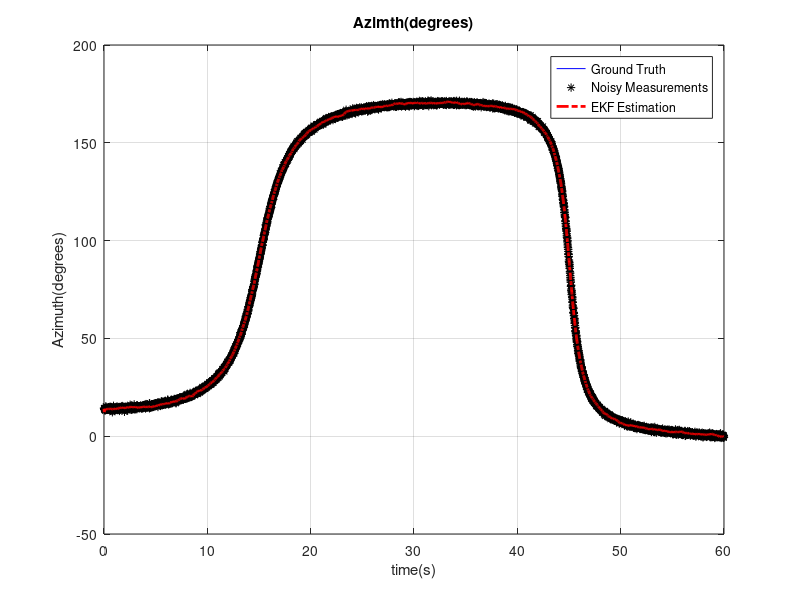
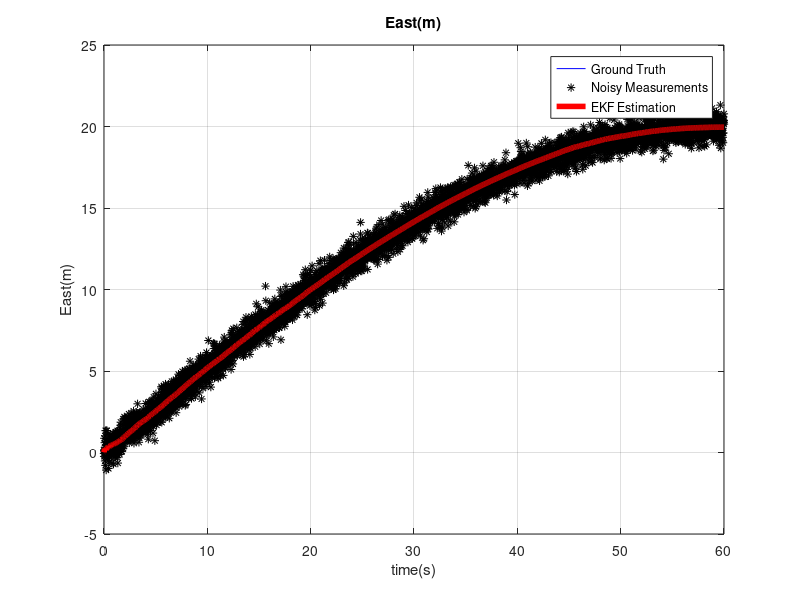
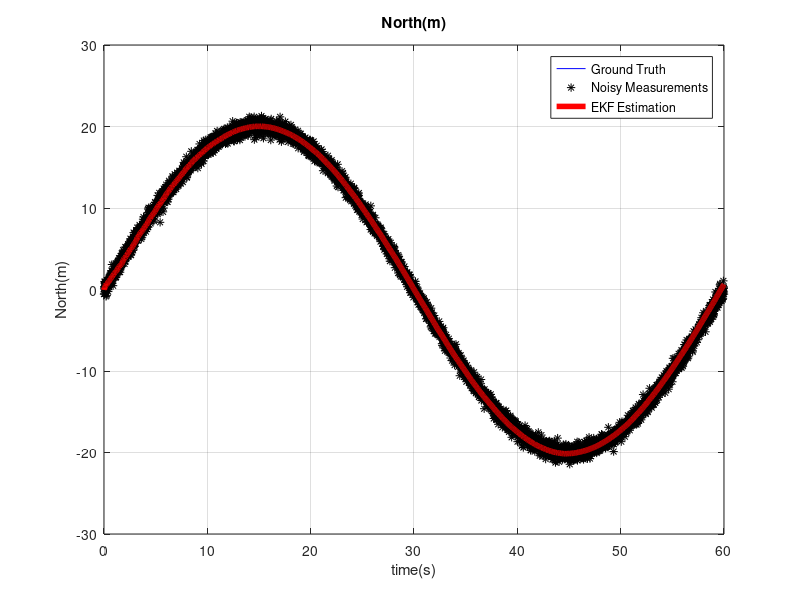
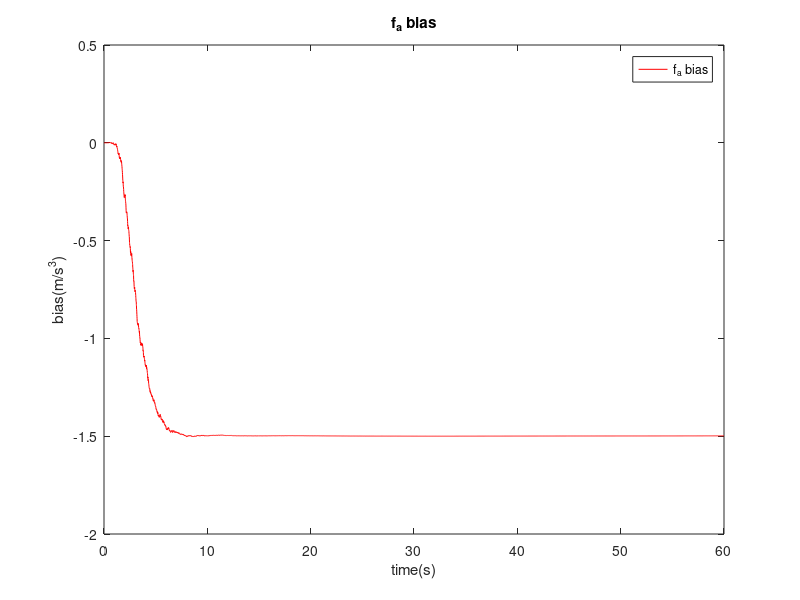

Here is the MATLAB script that generated these plots, in order:
set(0,'DefaultFigureWindowStyle','docked');
close all;
clear;
clc;

load ('data');

f_a_noise_std = 0.0059; 
f_theta_noise_std = 0.1*pi/180;
pos_meas_noise_std = 10; % common horizontal accuracy of standard GPS
heading_meas_noise_std = 5*pi/180; % common accuracy of magnetic sensor heading 
y_observed = [East_GPS; North_GPS; Azimuth_Magnetometer];

%-> State Vector Initialization
x(1,1) = East_ref(1);
x(2,1) = North_ref(1);
x(3,1) = initial_forward_speed;
x(4,1) = initial_accel;
x(5,1) = Azimuth_ref(1);
x(6,1) = 0.0; % f_a bias
x(7,1) = 0.0; % f_theta bias

%--> The system (transition) matrix F
F = [0 0 sin(x(5,1)) 0  x(3,1)*cos(x(5,1))  0 0;
     0 0 cos(x(5,1)) 0  -x(3,1)*sin(x(5,1)) 0 0;
     0 0 0           1  0                   0 0;
     0 0 0           0  0                  -1 0;
     0 0 0           0  0                  0 -1;
     0 0 0           0  0                  0 0;
     0 0 0           0  0                  0 0;
    ];

%--> Design matrux H
H = [1 0 0 0 0 0 0;
     0 1 0 0 0 0 0;
     0 0 0 0 1 0 0];

G = diag([0.1 0.1 0.1 0.1 0.1 f_a_noise_std^2 f_theta_noise_std^2]);
Q = diag([1 1 1 1 1 1 1]);

R = diag([pos_meas_noise_std^2 pos_meas_noise_std^2 heading_meas_noise_std^2]);

P(:,:,1) = diag([25; 25; 10; 10; 1e-03; 5; 5]);

dT = mean(diff(t));

system_order = 7;

for k = 1:length(t)-1
    %--> KF Prediction
    %State Prediction
    error_states = zeros(system_order,1);
    x(6,k+1) = x(6,k);
    x(7,k+1) = x(7,k);
    x(3,k+1) = x(3,k) + x(4,k)*dT; % forward velocity prediction
    x(4,k+1) = x(4,k) + (f_a_noisy(k) - x(6,k))*dT;% forward acceleration prediction
    x(5,k+1) = x(5,k) + (f_theta_noisy(k) - x(7,k))*dT;% azimuth prediction
   
    x(1,k+1) = x(1,k) + x(3,k)*sin(x(5,k))*dT; % east position prediction
    x(2,k+1) = x(2,k) + x(3,k)*cos(x(5,k))*dT; % north position prediction
    
    F = [0 0 sin(x(5,k)) 0  x(3,k)*cos(x(5,k))  0 0;
         0 0 cos(x(5,k)) 0 -x(3,k)*sin(x(5,k))  0 0;
         0 0 0           1  0                   0 0;
         0 0 0           0  0                  -1 0;
         0 0 0           0  0                  0 -1;
         0 0 0           0  0                  0 0;
         0 0 0           0  0                  0 0;
        ];

    Phi = eye(system_order,system_order) + F*dT;

    % Calculate System Noise Matrix
    Qd = dT^2*G*Q*G';
    
    % Predict State Error Covariance
    P(:,:,k+1) = Phi*P(:,:,k)*Phi' + Qd;
    
    %--> KF Update every one second, apply outage between second 30 and 50
    %(&& ~(t(k)>= 30 && t(k) <= 50))
    if (mod(t(k),0.01) == 0 && t(k) > 0 )
        % Calculate Kalman Gain
        K = P(:,:,k+1)*H'/(H*P(:,:,k+1)*H'+R);
        % Update error covariance matrix P
        P(:,:,k+1) = P(:,:,k+1) - K*H*P(:,:,k+1);
        % Calculate error state
        error_states = K*(y_observed(:,k+1) - H*x(:,k+1));
        % Correct states
        x(:,k+1) = x(:,k+1) + error_states;
    end
    % Normalize P
    P(:,:,k+1) = (P(:,:,k+1)+P(:,:,k+1))/2;
end


figure;
plot(t,Azimuth_ref*180/pi,'b');grid on;hold on;
plot(t,Azimuth_Magnetometer*180/pi,'k*');
plot(t,x(5,:)*180/pi,'-.r','LineWidth',2);
title('Azimth(degrees)');xlabel ('time(s)');ylabel('Azimuth(degrees)');
legend('Ground Truth','Noisy Measurements','EKF Estimation');

figure;plot(t,East_ref,'b');grid on;hold on;
plot(t,East_GPS,'k*');
plot(t,x(1,:),'r','linewidth',4);
title('East(m)');xlabel ('time(s)');ylabel('East(m)');
legend('Ground Truth','Noisy Measurements','EKF Estimation');

figure;plot(t,North_ref,'b');grid on;hold on;
plot(t,North_GPS,'k*');
plot(t,x(2,:),'r','linewidth',4);
title('North(m)');xlabel ('time(s)');ylabel('North(m)');
legend('Ground Truth','Noisy Measurements','EKF Estimation');

figure;
plot(t,x(6,:),'r')  
title('f_a bias');xlabel ('time(s)');ylabel('bias(m/s^3)');
legend('f_a bias');

figure;plot(t,x(7,:),'r')
title('f_{theta} bias');xlabel ('time(s)');ylabel('bias(rad/s)');
legend('f_{theta} bias');
 
figure;
plot(y_observed(1,:),y_observed(2,:),'*k');hold on;grid on;
plot(x(1,:),x(2,:),'r','linewidth',3);
plot(East_ref,North_ref,'b','linewidth',3);
legend('Noisy Measurements','EKF','Ground Truth');
title('2D position(m)');xlabel ('East(m)');ylabel('North(m)');

figure;
plot(x(1,:),x(2,:),'r','linewidth',3);hold on;grid on;
plot(East_ref,North_ref,'b','linewidth',3);
legend('EKF','Ground Truth');
title('2D position(m)');xlabel ('East(m)');ylabel('North(m)');

% 
% heading_error_vector = angdiff(Azimuth_ref,x(4,:));
% 
% figure;
% Vertices(:,2) = 180/pi*[heading_error_vector' + 1*sqrt(P_azimuth'); flipdim( heading_error_vector' - 1*sqrt(P_azimuth'),1)];
% Vertices(:,1) = [t'; flipdim(t',1)];
% fill(real(Vertices(:,1)),real(Vertices(:,2)), [7 7 7]/8);hold on;
% plot(t,180/pi*heading_error_vector,'LineWidth',2);
% title('Azimth Error(degrees)');xlabel ('time(s)');ylabel('Azimuth Error(degrees)');grid on;
% legend('STDV (1 \sigma)','Error(deg)');
% 
% east_error_vector = (East_ref-x(2,:));
% 
% figure;
% Vertices(:,2) = [east_error_vector' + 1*sqrt(P_pE'); flipdim( east_error_vector' - 1*sqrt(P_pE'),1)];
% Vertices(:,1) = [t'; flipdim(t',1)];
% fill(real(Vertices(:,1)),real(Vertices(:,2)), [7 7 7]/8);hold on;
% plot(t,east_error_vector,'LineWidth',2);
% title('East Error(m)');xlabel ('time(s)');ylabel('East Error(m)');grid on;
% legend('STDV (1 \sigma)','Error(m)');
% 
% north_error_vector = (North_ref-x(1,:));
% 
% figure;
% Vertices(:,2) = [north_error_vector' + 1*sqrt(P_pE'); flipdim( north_error_vector' - 1*sqrt(P_pE'),1)];
% Vertices(:,1) = [t'; flipdim(t',1)];
% fill(real(Vertices(:,1)),real(Vertices(:,2)), [7 7 7]/8);hold on;
% plot(t,north_error_vector,'LineWidth',2);
% title('North Error(m)');xlabel ('time(s)');ylabel('North Error(m)');grid on;
% legend('STDV (1 \sigma)','Error(m)');
% 
% fprintf('heading error = %f\n',sqrt(mean(angdiff(Azimuth_ref,x(4,:))*180/pi).^2));
% fprintf('East Position error = %f\n',sqrt(mean(East_ref-x(2,:)).^2));
% fprintf('North error = %f\n',sqrt(mean(North_ref-x(1,:)).^2));

